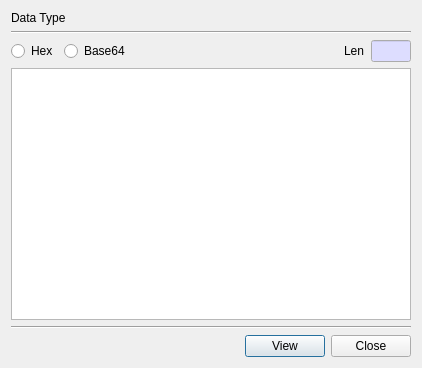
<?xml version="1.0" encoding="UTF-8"?>
<ui version="4.0">
 <class>InsertDataDlg</class>
 <widget class="QDialog" name="InsertDataDlg">
  <property name="geometry">
   <rect>
    <x>0</x>
    <y>0</y>
    <width>418</width>
    <height>368</height>
   </rect>
  </property>
  <property name="windowTitle">
   <string>Insert data</string>
  </property>
  <layout class="QGridLayout" name="gridLayout">
   <item row="4" column="0">
    <widget class="Line" name="line">
     <property name="orientation">
      <enum>Qt::Horizontal</enum>
     </property>
    </widget>
   </item>
   <item row="3" column="0">
    <widget class="QPlainTextEdit" name="mDataText">
     <property name="minimumSize">
      <size>
       <width>400</width>
       <height>200</height>
      </size>
     </property>
    </widget>
   </item>
   <item row="5" column="0">
    <layout class="QGridLayout" name="gridLayout_2">
     <property name="topMargin">
      <number>0</number>
     </property>
     <item row="0" column="1">
      <widget class="QPushButton" name="mViewBtn">
       <property name="text">
        <string>View</string>
       </property>
      </widget>
     </item>
     <item row="0" column="2">
      <widget class="QPushButton" name="mCloseBtn">
       <property name="text">
        <string>Close</string>
       </property>
      </widget>
     </item>
     <item row="0" column="0">
      <spacer name="horizontalSpacer_2">
       <property name="orientation">
        <enum>Qt::Horizontal</enum>
       </property>
       <property name="sizeHint" stdset="0">
        <size>
         <width>40</width>
         <height>20</height>
        </size>
       </property>
      </spacer>
     </item>
    </layout>
   </item>
   <item row="0" column="0">
    <widget class="QLabel" name="label_2">
     <property name="text">
      <string>Data Type</string>
     </property>
    </widget>
   </item>
   <item row="2" column="0">
    <layout class="QGridLayout" name="gridLayout_3">
     <property name="topMargin">
      <number>0</number>
     </property>
     <item row="0" column="0">
      <widget class="QRadioButton" name="mTypeHex">
       <property name="text">
        <string>Hex</string>
       </property>
      </widget>
     </item>
     <item row="0" column="4">
      <widget class="QLineEdit" name="mDataLenText">
       <property name="minimumSize">
        <size>
         <width>40</width>
         <height>0</height>
        </size>
       </property>
       <property name="maximumSize">
        <size>
         <width>40</width>
         <height>16777215</height>
        </size>
       </property>
       <property name="palette">
        <palette>
         <active>
          <colorrole role="Base">
           <brush brushstyle="SolidPattern">
            <color alpha="255">
             <red>221</red>
             <green>221</green>
             <blue>255</blue>
            </color>
           </brush>
          </colorrole>
         </active>
         <inactive>
          <colorrole role="Base">
           <brush brushstyle="SolidPattern">
            <color alpha="255">
             <red>221</red>
             <green>221</green>
             <blue>255</blue>
            </color>
           </brush>
          </colorrole>
         </inactive>
         <disabled>
          <colorrole role="Base">
           <brush brushstyle="SolidPattern">
            <color alpha="255">
             <red>240</red>
             <green>240</green>
             <blue>240</blue>
            </color>
           </brush>
          </colorrole>
         </disabled>
        </palette>
       </property>
       <property name="readOnly">
        <bool>true</bool>
       </property>
      </widget>
     </item>
     <item row="0" column="2">
      <spacer name="horizontalSpacer">
       <property name="orientation">
        <enum>Qt::Horizontal</enum>
       </property>
       <property name="sizeHint" stdset="0">
        <size>
         <width>40</width>
         <height>20</height>
        </size>
       </property>
      </spacer>
     </item>
     <item row="0" column="3">
      <widget class="QLabel" name="label">
       <property name="text">
        <string>Len</string>
       </property>
      </widget>
     </item>
     <item row="0" column="1">
      <widget class="QRadioButton" name="mTypeBase64">
       <property name="text">
        <string>Base64</string>
       </property>
      </widget>
     </item>
    </layout>
   </item>
   <item row="1" column="0">
    <widget class="Line" name="line_2">
     <property name="orientation">
      <enum>Qt::Horizontal</enum>
     </property>
    </widget>
   </item>
  </layout>
 </widget>
 <tabstops>
  <tabstop>mTypeHex</tabstop>
  <tabstop>mTypeBase64</tabstop>
  <tabstop>mDataLenText</tabstop>
  <tabstop>mDataText</tabstop>
  <tabstop>mViewBtn</tabstop>
  <tabstop>mCloseBtn</tabstop>
 </tabstops>
 <resources/>
 <connections/>
</ui>
